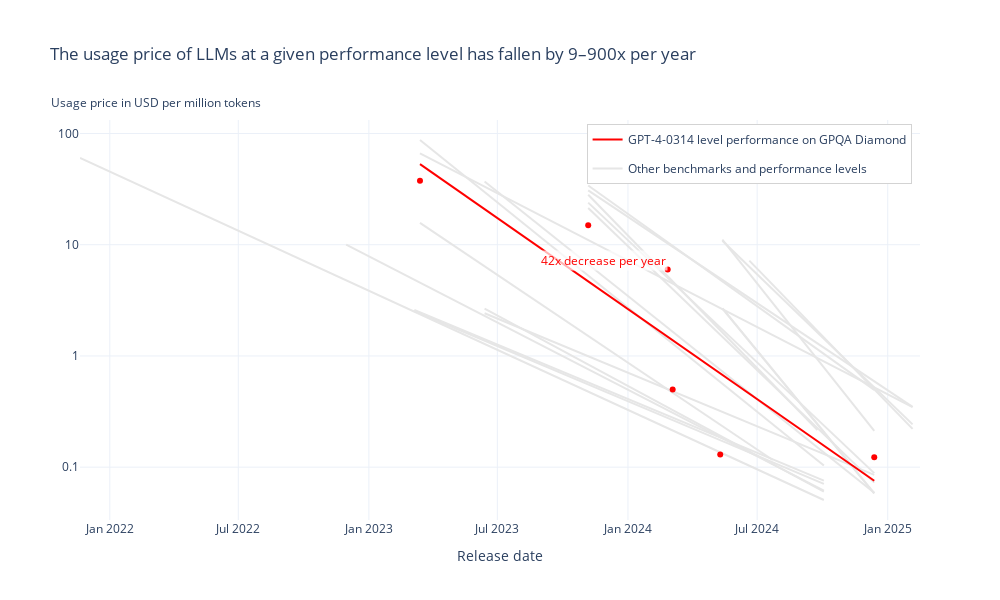

Notebook code for this chart:
### Markdown cell above
## Plot of one trend with other trends greyed out

### Code cell
selected_benches = results_df['bench'].unique()
selected_threshold_models = results_df['threshold_model'].unique()
selected_bench = 'GPQA Diamond'
selected_threshold_model = 'GPT-4-0314'
selected_annual_factor = results_df[
    (results_df['bench'] == selected_bench) &
    (results_df['threshold_model'] == selected_threshold_model)
]['price_reduction_factor_per_year'].iloc[0]

fig = go.Figure()

for i, row in results_df.iterrows():
    bench = row['bench']
    threshold_model = row['threshold_model']
    print(f'Processing {bench} and {threshold_model}')
    cheapest_models_df = all_cheapest_models_df[
        (all_cheapest_models_df['bench'] == bench) &
        (all_cheapest_models_df['threshold_model'] == threshold_model)
    ]
    annual_factor = row['price_reduction_factor_per_year']
    predicted_log_prices = cheapest_models_df['predicted_log_price']

    if bench == selected_bench and threshold_model == selected_threshold_model:
        color = 'red'
        showlegend = True
        zorder = 1
        legendgroup = f'{selected_bench} {selected_threshold_model}'
        legendrank = 0
    else:
        color = 'rgb(230, 230, 230)'
        showlegend = i == 0  # Only show the first one in legend
        zorder = 0
        legendgroup = "Other benchmarks and performance levels"
        legendrank = 1

    fig.add_trace(go.Scatter(
        x=cheapest_models_df['Release Date'],
        y=predicted_log_prices,
        mode='lines',
        name=f'{threshold_model} level performance on {bench}' if bench == selected_bench and threshold_model == selected_threshold_model else "Other benchmarks and performance levels",
        line=dict(color=color),
        showlegend=showlegend,
        zorder=zorder,
        legendgroup=legendgroup,
        legendrank=legendrank,
    ))
    if bench == selected_bench and threshold_model == selected_threshold_model:
        fig.add_trace(go.Scatter(
            x=cheapest_models_df['Release Date'],
            y=cheapest_models_df['USD per 1M Tokens'],
            mode='markers',
            name=f'Lowest-price models that are {threshold_model} or better on {bench}',
            text=cheapest_models_df['Model Name'],
            textposition='bottom left',
            marker=dict(color='red'),
            showlegend=False,
            zorder=zorder+1,
            legendgroup=legendgroup,
            legendrank=legendrank,
        ))

# Remove minor y labels
fig.update_layout(
    yaxis=dict(
        dtick='D10',
        # range=[-1, 2],
    )
)
fig.update_layout(
    title=f'The usage price of LLMs at a given performance level has fallen by {min_trend_annual_factor}–{round(max_trend_annual_factor, -2)}x per year'
)
fig.update_traces(textposition='bottom left')
fig.update_layout(yaxis_type='log')
fig.update_layout(xaxis_title='Release date')
# fig.update_layout(yaxis_title='Usage price in USD per million tokens')
fig.update_layout(
    annotations=[
        dict(
            x=-0.037,  # Center of the plot
            y=1.07,  # Above the plot
            xref='paper',
            yref='paper',
            text='Usage price in USD per million tokens',
            showarrow=False,
            font=dict(size=12),
        ),
        # Add annotation for highlighted trend
        dict(
            x=0.7,  # Position on x-axis (adjust as needed)
            y=0.65,  # Position on y-axis (adjust as needed)
            xref='paper',
            yref='paper',
            text=f'{selected_annual_factor}x decrease per year',
            showarrow=False,
            arrowhead=2,
            arrowsize=1,
            arrowwidth=1,
            arrowcolor='black',
            ax=-30,
            ay=30,
            font=dict(size=12, color='red'),
            bgcolor='rgba(255, 255, 255, 0.7)',
            # bordercolor='lightgrey',
            # borderwidth=1,
            # borderpad=0,
        )
    ],
)
fig.update_layout(
    width=1000,
    height=600,
    legend=dict(
        yanchor="top",
        y=0.99,
        xanchor="right",
        x=0.99,
        bordercolor="lightgrey",
        borderwidth=1
    ),
    margin=dict(t=120),
    template='plotly_white',
)

save_plot(fig, results_dir, 'lowest_price_trends_all_highlighting_max_trend')

fig.show()

### Figure 1 — Plotly figure (JSON) as saved in the notebook; plotly's stock layout.template omitted (floating-point values rounded to 4 significant figures)
{"data": [{"legendgroup": "Other benchmarks and performance levels", "legendrank": 1, "line": {"color": "rgb(230, 230, 230)"}, "mode": "lines", "name": "Other benchmarks and performance levels", "showlegend": true, "textposition": "bottom left", "type": "scatter", "x": ["2021-11-20", "2022-09-01", "2023-03-06", "2023-07-18", "2023-12-01", "2024-04-14", "2024-07-23", "2024-09-24", "2024-10-03"], "y": [60.19, 8.776, 2.498, 1.01, 0.4031, 0.1619, 0.08241, 0.05384, 0.05067], "zorder": 0}, {"legendgroup": "Other benchmarks and performance levels", "legendrank": 1, "line": {"color": "rgb(230, 230, 230)"}, "mode": "lines", "name": "Other benchmarks and performance levels", "showlegend": false, "textposition": "bottom left", "type": "scatter", "x": ["2022-11-30", "2023-03-06", "2023-11-06", "2024-03-04", "2024-05-10", "2024-07-23", "2024-10-03"], "y": [10.01, 4.839, 0.7579, 0.308, 0.1855, 0.106, 0.06145], "zorder": 0}, {"legendgroup": "Other benchmarks and performance levels", "legendrank": 1, "line": {"color": "rgb(230, 230, 230)"}, "mode": "lines", "name": "Other benchmarks and performance levels", "showlegend": false, "textposition": "bottom left", "type": "scatter", "x": ["2023-03-06", "2023-11-06", "2024-03-04", "2024-05-10", "2024-07-23", "2024-10-03"], "y": [2.588, 0.5772, 0.2785, 0.1848, 0.1175, 0.07558], "zorder": 0}, {"legendgroup": "Other benchmarks and performance levels", "legendrank": 1, "line": {"color": "rgb(230, 230, 230)"}, "mode": "lines", "name": "Other benchmarks and performance levels", "showlegend": false, "textposition": "bottom left", "type": "scatter", "x": ["2023-03-14", "2023-11-06", "2024-05-13", "2024-05-23", "2025-02-05"], "y": [66.21, 11.0, 2.631, 2.439, 0.3458], "zorder": 0}, {"legendgroup": "Other benchmarks and performance levels", "legendrank": 1, "line": {"color": "rgb(230, 230, 230)"}, "mode": "lines", "name": "Other benchmarks and performance levels", "showlegend": false, "textposition": "bottom left", "type": "scatter", "x": ["2023-11-06", "2024-05-13", "2024-06-20", "2024-07-23", "2025-02-05"], "y": [30.75, 4.823, 3.323, 2.405, 0.3487], "zorder": 0}, {"legendgroup": "GPQA Diamond GPT-4-0314", "legendrank": 0, "line": {"color": "red"}, "mode": "lines", "name": "GPT-4-0314 level performance on GPQA Diamond", "showlegend": true, "textposition": "bottom left", "type": "scatter", "x": ["2023-03-14", "2023-11-06", "2024-02-26", "2024-03-04", "2024-05-10", "2024-12-13"], "y": [53.03, 4.682, 1.487, 1.384, 0.6968, 0.0755], "zorder": 1}, {"legendgroup": "GPQA Diamond GPT-4-0314", "legendrank": 0, "marker": {"color": "red"}, "mode": "markers", "name": "Lowest-price models that are GPT-4-0314 or better on GPQA Diamond", "showlegend": false, "text": ["GPT-4-0314", "GPT-4 Turbo", "Mistral-Large-2024-02", "Claude-3-Haiku", "Gemini-1.5-Flash-2024-05", "Phi 4"], "textposition": "bottom left", "type": "scatter", "x": ["2023-03-14", "2023-11-06", "2024-02-26", "2024-03-04", "2024-05-10", "2024-12-13"], "y": [37.5, 15, 6, 0.5, 0.13, 0.1225], "zorder": 2}, {"legendgroup": "Other benchmarks and performance levels", "legendrank": 1, "line": {"color": "rgb(230, 230, 230)"}, "mode": "lines", "name": "Other benchmarks and performance levels", "showlegend": false, "textposition": "bottom left", "type": "scatter", "x": ["2023-11-06", "2024-05-13", "2024-06-20", "2024-07-23", "2024-09-24", "2024-12-13"], "y": [34.11, 4.685, 3.143, 2.223, 1.147, 0.4949], "zorder": 0}, {"legendgroup": "Other benchmarks and performance levels", "legendrank": 1, "line": {"color": "rgb(230, 230, 230)"}, "mode": "lines", "name": "Other benchmarks and performance levels", "showlegend": false, "textposition": "bottom left", "type": "scatter", "x": ["2024-05-13", "2024-06-20", "2024-09-24", "2024-12-13"], "y": [11.09, 5.496, 0.932, 0.2124], "zorder": 0}, {"legendgroup": "Other benchmarks and performance levels", "legendrank": 1, "line": {"color": "rgb(230, 230, 230)"}, "mode": "lines", "name": "Other benchmarks and performance levels", "showlegend": false, "textposition": "bottom left", "type": "scatter", "x": ["2024-06-20", "2024-09-24", "2024-12-26", "2025-02-05"], "y": [7.19, 1.681, 0.4111, 0.221], "zorder": 0}, {"legendgroup": "Other benchmarks and performance levels", "legendrank": 1, "line": {"color": "rgb(230, 230, 230)"}, "mode": "lines", "name": "Other benchmarks and performance levels", "showlegend": false, "textposition": "bottom left", "type": "scatter", "x": ["2023-06-13", "2023-11-06", "2024-05-10", "2024-07-23", "2024-09-24", "2024-10-03"], "y": [2.66, 0.8367, 0.1917, 0.1066, 0.06473, 0.06027], "zorder": 0}, {"legendgroup": "Other benchmarks and performance levels", "legendrank": 1, "line": {"color": "rgb(230, 230, 230)"}, "mode": "lines", "name": "Other benchmarks and performance levels", "showlegend": false, "textposition": "bottom left", "type": "scatter", "x": ["2023-11-06", "2024-05-13", "2024-07-18", "2024-09-11", "2024-09-24", "2024-12-13"], "y": [21.37, 1.485, 0.5854, 0.2695, 0.2243, 0.07257], "zorder": 0}, {"legendgroup": "Other benchmarks and performance levels", "legendrank": 1, "line": {"color": "rgb(230, 230, 230)"}, "mode": "lines", "name": "Other benchmarks and performance levels", "showlegend": false, "textposition": "bottom left", "type": "scatter", "x": ["2024-05-13", "2024-07-18", "2024-09-24", "2024-12-13"], "y": [2.678, 0.8215, 0.2431, 0.05805], "zorder": 0}, {"legendgroup": "Other benchmarks and performance levels", "legendrank": 1, "line": {"color": "rgb(230, 230, 230)"}, "mode": "lines", "name": "Other benchmarks and performance levels", "showlegend": false, "textposition": "bottom left", "type": "scatter", "x": ["2023-06-13", "2023-11-06", "2024-04-17", "2024-05-10", "2024-12-13"], "y": [37.05, 6.672, 0.9843, 0.7514, 0.0588], "zorder": 0}, {"legendgroup": "Other benchmarks and performance levels", "legendrank": 1, "line": {"color": "rgb(230, 230, 230)"}, "mode": "lines", "name": "Other benchmarks and performance levels", "showlegend": false, "textposition": "bottom left", "type": "scatter", "x": ["2023-11-06", "2024-05-13", "2024-05-23", "2024-07-18", "2024-09-24", "2024-12-13"], "y": [23.91, 1.729, 1.505, 0.691, 0.2686, 0.08836], "zorder": 0}, {"legendgroup": "Other benchmarks and performance levels", "legendrank": 1, "line": {"color": "rgb(230, 230, 230)"}, "mode": "lines", "name": "Other benchmarks and performance levels", "showlegend": false, "textposition": "bottom left", "type": "scatter", "x": ["2024-05-13", "2024-07-18", "2024-09-24", "2024-12-13"], "y": [2.678, 0.8215, 0.2431, 0.05805], "zorder": 0}, {"legendgroup": "Other benchmarks and performance levels", "legendrank": 1, "line": {"color": "rgb(230, 230, 230)"}, "mode": "lines", "name": "Other benchmarks and performance levels", "showlegend": false, "textposition": "bottom left", "type": "scatter", "x": ["2023-03-14", "2023-06-13", "2023-11-06", "2024-03-04", "2024-06-24", "2024-07-18", "2024-07-23"], "y": [15.72, 6.398, 1.512, 0.4666, 0.1543, 0.1217, 0.1159], "zorder": 0}, {"legendgroup": "Other benchmarks and performance levels", "legendrank": 1, "line": {"color": "rgb(230, 230, 230)"}, "mode": "lines", "name": "Other benchmarks and performance levels", "showlegend": false, "textposition": "bottom left", "type": "scatter", "x": ["2023-06-13", "2023-11-06", "2024-03-04", "2024-06-24", "2024-07-18", "2024-12-13"], "y": [2.418, 0.9937, 0.4813, 0.2433, 0.2102, 0.08532], "zorder": 0}, {"legendgroup": "Other benchmarks and performance levels", "legendrank": 1, "line": {"color": "rgb(230, 230, 230)"}, "mode": "lines", "name": "Other benchmarks and performance levels", "showlegend": false, "textposition": "bottom left", "type": "scatter", "x": ["2023-03-06", "2023-11-06", "2024-03-04", "2024-04-18", "2024-05-10", "2024-07-23", "2024-10-03"], "y": [2.531, 0.5544, 0.2651, 0.2006, 0.175, 0.1106, 0.07082], "zorder": 0}, {"legendgroup": "Other benchmarks and performance levels", "legendrank": 1, "line": {"color": "rgb(230, 230, 230)"}, "mode": "lines", "name": "Other benchmarks and performance levels", "showlegend": false, "textposition": "bottom left", "type": "scatter", "x": ["2023-03-14", "2023-11-06", "2024-03-04", "2024-04-18", "2024-05-10", "2024-10-03"], "y": [87.4, 5.282, 1.291, 0.7577, 0.5839, 0.1037], "zorder": 0}, {"legendgroup": "Other benchmarks and performance levels", "legendrank": 1, "line": {"color": "rgb(230, 230, 230)"}, "mode": "lines", "name": "Other benchmarks and performance levels", "showlegend": false, "textposition": "bottom left", "type": "scatter", "x": ["2023-11-06", "2024-05-13", "2024-05-23", "2024-07-18", "2024-09-24"], "y": [28.13, 1.628, 1.4, 0.6018, 0.2159], "zorder": 0}, {"legendgroup": "Other benchmarks and performance levels", "legendrank": 1, "line": {"color": "rgb(230, 230, 230)"}, "mode": "lines", "name": "Other benchmarks and performance levels", "showlegend": false, "textposition": "bottom left", "type": "scatter", "x": ["2024-05-13", "2024-08-06", "2024-09-24", "2024-12-26", "2025-02-05"], "y": [10.85, 3.249, 1.622, 0.4338, 0.2425], "zorder": 0}], "layout": {"annotations": [{"font": {"size": 12}, "showarrow": false, "text": "Usage price in USD per million tokens", "x": -0.037, "xref": "paper", "y": 1.07, "yref": "paper"}, {"arrowcolor": "black", "arrowhead": 2, "arrowsize": 1, "arrowwidth": 1, "ax": -30, "ay": 30, "bgcolor": "rgba(255, 255, 255, 0.7)", "font": {"color": "red", "size": 12}, "showarrow": false, "text": "42x decrease per year", "x": 0.7, "xref": "paper", "y": 0.65, "yref": "paper"}], "height": 600, "legend": {"bordercolor": "lightgrey", "borderwidth": 1, "x": 0.99, "xanchor": "right", "y": 0.99, "yanchor": "top"}, "margin": {"t": 120}, "title": {"text": "The usage price of LLMs at a given performance level has fallen by 9–900x per year"}, "width": 1000, "xaxis": {"title": {"text": "Release date"}}, "yaxis": {"dtick": "D10", "type": "log"}}}
